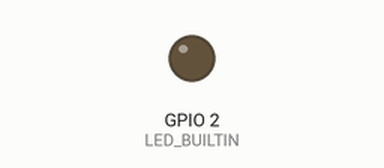
A program run on a simulated ESP32. On the bench: output pins drawn as LEDs (lit = HIGH). WiFi joins after 1.5 s; servers stay silent unless stated; what the program prints to the serial monitor is not drawn.

Above: at 2.0 s.
At 10.7 s:
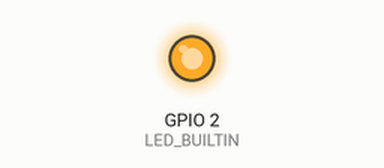
Timing chart, 0 to 11.9 s (numbered marks = the images above):
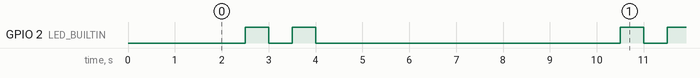

The program:

main.cpp
```cpp
#include <Arduino.h>
#include <WiFi.h>
#include <ESP32Ping.h>  // Install this library via Library Manager (Tools > Manage Libraries)
#define LED_BUILTIN 2

// Replace these with your Wi-Fi network credentials
const char* ssid = "sensor-wifi";
const char* password = "sensorlab2017";

// Remote host to ping
IPAddress remote_ip(8, 8, 8, 8);  // Google DNS server

void setup() {
  Serial.begin(9600);  // Initialize serial communication
  pinMode(LED_BUILTIN, OUTPUT);

  // Connect to Wi-Fi network
  Serial.print("Connecting to WiFi...");
  WiFi.begin(ssid, password);

  // Wait until connected
  while (WiFi.status() != WL_CONNECTED) {
    delay(500);
    Serial.print(".");
  }

  Serial.println("\nConnected to WiFi!");
  Serial.print("IP Address: ");
  Serial.println(WiFi.localIP());
}

void led_ping(int LED, int rep) {
  for(int i=rep; i>0; i--) {
    digitalWrite(LED, HIGH);
    delay(500);
    digitalWrite(LED, LOW);
    delay(500);
  }
}

void loop() {
  // Ping the remote host
  if (Ping.ping(remote_ip)) {
    Serial.println("Ping successful!");
    led_ping(LED_BUILTIN, 2);
  }
  else {
    Serial.println("Ping failed!");
    led_ping(LED_BUILTIN, 3);
  }

  delay(5000);  // Wait 5 seconds before the next ping
}
```

Measured:
- by itself, GPIO 2 (LED_BUILTIN): repeats every 8.0 s: LOW 0.50 s, HIGH 0.50 s, LOW 6.5 s, HIGH 0.50 s
- by itself, everything shown: repeats every 8.0 s, in 4 steps
